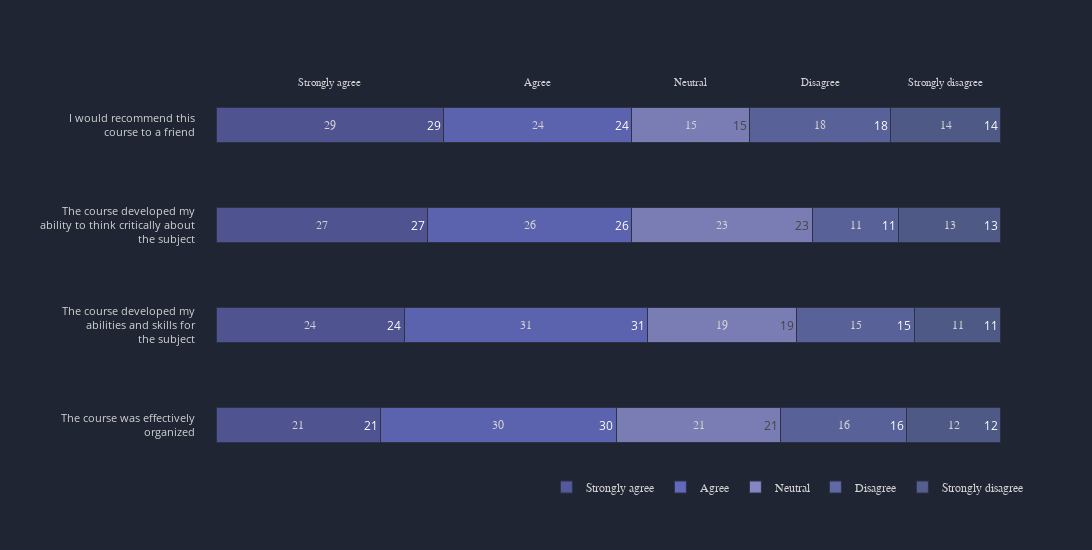

Notebook source saved alongside this figure:
### Code cell
top_labels = ['Strongly agree', 'Agree', 'Neutral', 'Disagree', 'Strongly disagree']

x_data = [[21, 30, 21, 16, 12],
          [24, 31, 19, 15, 11],
          [27, 26, 23, 11, 13],
          [29, 24, 15, 18, 14]]


y_data = ['The course was effectively<br>organized',
          'The course developed my<br>abilities and skills ' +
          'for<br>the subject', 'The course developed ' +
          'my<br>ability to think critically about<br>the subject',
          'I would recommend this<br>course to a friend']

data = pd.DataFrame(data=x_data, columns=top_labels, index=y_data)

color_palette = chart.palette(palette='standard', palette_type='light', reverse=True, start_pos=2)

layout = chart.layout(width=1200, height=550, xaxis_showticklabels=False, yaxis_ticksize=11,
                      pad=20, legend_y=-0.03, legend_x=0.4, legend_orientation='h',
                      legend_traceorder='normal', yaxis_showgrid=False, 
                      palette=color_palette)

annotations = chart.add_headings(df=data, font_size=11, orientation='h')
annotations.extend(chart.add_bar_values(df=data, font_size=12,orientation='h' ))

chart.bar(data, mode='stack', orientation='h', layout=layout, annotations=annotations, bar_width=0.35)

### Figure 1 — Plotly figure (JSON) as saved in the notebook; plotly's stock layout.template omitted (floating-point values rounded to 4 significant figures)
{"data": [{"marker": {"line": {"color": "#2C3347", "width": 1}, "opacity": 0.9}, "name": "Strongly agree", "orientation": "h", "text": [21, 24, 27, 29], "type": "bar", "width": 0.35, "x": [21, 24, 27, 29], "y": ["The course was effectively<br>organized", "The course developed my<br>abilities and skills for<br>the subject", "The course developed my<br>ability to think critically about<br>the subject", "I would recommend this<br>course to a friend"]}, {"marker": {"line": {"color": "#2C3347", "width": 1}, "opacity": 0.9}, "name": "Agree", "orientation": "h", "text": [30, 31, 26, 24], "type": "bar", "width": 0.35, "x": [30, 31, 26, 24], "y": ["The course was effectively<br>organized", "The course developed my<br>abilities and skills for<br>the subject", "The course developed my<br>ability to think critically about<br>the subject", "I would recommend this<br>course to a friend"]}, {"marker": {"line": {"color": "#2C3347", "width": 1}, "opacity": 0.9}, "name": "Neutral", "orientation": "h", "text": [21, 19, 23, 15], "type": "bar", "width": 0.35, "x": [21, 19, 23, 15], "y": ["The course was effectively<br>organized", "The course developed my<br>abilities and skills for<br>the subject", "The course developed my<br>ability to think critically about<br>the subject", "I would recommend this<br>course to a friend"]}, {"marker": {"line": {"color": "#2C3347", "width": 1}, "opacity": 0.9}, "name": "Disagree", "orientation": "h", "text": [16, 15, 11, 18], "type": "bar", "width": 0.35, "x": [16, 15, 11, 18], "y": ["The course was effectively<br>organized", "The course developed my<br>abilities and skills for<br>the subject", "The course developed my<br>ability to think critically about<br>the subject", "I would recommend this<br>course to a friend"]}, {"marker": {"line": {"color": "#2C3347", "width": 1}, "opacity": 0.9}, "name": "Strongly disagree", "orientation": "h", "text": [12, 11, 13, 14], "type": "bar", "width": 0.35, "x": [12, 11, 13, 14], "y": ["The course was effectively<br>organized", "The course developed my<br>abilities and skills for<br>the subject", "The course developed my<br>ability to think critically about<br>the subject", "I would recommend this<br>course to a friend"]}], "layout": {"annotations": [{"font": {"color": "lightgrey", "family": "sans-serif", "size": 11}, "showarrow": false, "text": "Strongly agree", "textangle": 0, "x": 14.5, "xref": "x", "y": 1, "yref": "paper"}, {"font": {"color": "lightgrey", "family": "sans-serif", "size": 11}, "showarrow": false, "text": "Agree", "textangle": 0, "x": 41, "xref": "x", "y": 1, "yref": "paper"}, {"font": {"color": "lightgrey", "family": "sans-serif", "size": 11}, "showarrow": false, "text": "Neutral", "textangle": 0, "x": 60.5, "xref": "x", "y": 1, "yref": "paper"}, {"font": {"color": "lightgrey", "family": "sans-serif", "size": 11}, "showarrow": false, "text": "Disagree", "textangle": 0, "x": 77, "xref": "x", "y": 1, "yref": "paper"}, {"font": {"color": "lightgrey", "family": "sans-serif", "size": 11}, "showarrow": false, "text": "Strongly disagree", "textangle": 0, "x": 93, "xref": "x", "y": 1, "yref": "paper"}, {"font": {"color": "lightgrey", "family": "sans-serif", "size": 12}, "showarrow": false, "text": "21", "x": 10.5, "xref": "x", "y": "The course was effectively<br>organized", "yref": "y"}, {"font": {"color": "lightgrey", "family": "sans-serif", "size": 12}, "showarrow": false, "text": "30", "x": 36, "xref": "x", "y": "The course was effectively<br>organized", "yref": "y"}, {"font": {"color": "lightgrey", "family": "sans-serif", "size": 12}, "showarrow": false, "text": "21", "x": 61.5, "xref": "x", "y": "The course was effectively<br>organized", "yref": "y"}, {"font": {"color": "lightgrey", "family": "sans-serif", "size": 12}, "showarrow": false, "text": "16", "x": 80, "xref": "x", "y": "The course was effectively<br>organized", "yref": "y"}, {"font": {"color": "lightgrey", "family": "sans-serif", "size": 12}, "showarrow": false, "text": "12", "x": 94, "xref": "x", "y": "The course was effectively<br>organized", "yref": "y"}, {"font": {"color": "lightgrey", "family": "sans-serif", "size": 12}, "showarrow": false, "text": "24", "x": 12, "xref": "x", "y": "The course developed my<br>abilities and skills for<br>the subject", "yref": "y"}, {"font": {"color": "lightgrey", "family": "sans-serif", "size": 12}, "showarrow": false, "text": "31", "x": 39.5, "xref": "x", "y": "The course developed my<br>abilities and skills for<br>the subject", "yref": "y"}, {"font": {"color": "lightgrey", "family": "sans-serif", "size": 12}, "showarrow": false, "text": "19", "x": 64.5, "xref": "x", "y": "The course developed my<br>abilities and skills for<br>the subject", "yref": "y"}, {"font": {"color": "lightgrey", "family": "sans-serif", "size": 12}, "showarrow": false, "text": "15", "x": 81.5, "xref": "x", "y": "The course developed my<br>abilities and skills for<br>the subject", "yref": "y"}, {"font": {"color": "lightgrey", "family": "sans-serif", "size": 12}, "showarrow": false, "text": "11", "x": 94.5, "xref": "x", "y": "The course developed my<br>abilities and skills for<br>the subject", "yref": "y"}, {"font": {"color": "lightgrey", "family": "sans-serif", "size": 12}, "showarrow": false, "text": "27", "x": 13.5, "xref": "x", "y": "The course developed my<br>ability to think critically about<br>the subject", "yref": "y"}, {"font": {"color": "lightgrey", "family": "sans-serif", "size": 12}, "showarrow": false, "text": "26", "x": 40, "xref": "x", "y": "The course developed my<br>ability to think critically about<br>the subject", "yref": "y"}, {"font": {"color": "lightgrey", "family": "sans-serif", "size": 12}, "showarrow": false, "text": "23", "x": 64.5, "xref": "x", "y": "The course developed my<br>ability to think critically about<br>the subject", "yref": "y"}, {"font": {"color": "lightgrey", "family": "sans-serif", "size": 12}, "showarrow": false, "text": "11", "x": 81.5, "xref": "x", "y": "The course developed my<br>ability to think critically about<br>the subject", "yref": "y"}, {"font": {"color": "lightgrey", "family": "sans-serif", "size": 12}, "showarrow": false, "text": "13", "x": 93.5, "xref": "x", "y": "The course developed my<br>ability to think critically about<br>the subject", "yref": "y"}, {"font": {"color": "lightgrey", "family": "sans-serif", "size": 12}, "showarrow": false, "text": "29", "x": 14.5, "xref": "x", "y": "I would recommend this<br>course to a friend", "yref": "y"}, {"font": {"color": "lightgrey", "family": "sans-serif", "size": 12}, "showarrow": false, "text": "24", "x": 41, "xref": "x", "y": "I would recommend this<br>course to a friend", "yref": "y"}, {"font": {"color": "lightgrey", "family": "sans-serif", "size": 12}, "showarrow": false, "text": "15", "x": 60.5, "xref": "x", "y": "I would recommend this<br>course to a friend", "yref": "y"}, {"font": {"color": "lightgrey", "family": "sans-serif", "size": 12}, "showarrow": false, "text": "18", "x": 77, "xref": "x", "y": "I would recommend this<br>course to a friend", "yref": "y"}, {"font": {"color": "lightgrey", "family": "sans-serif", "size": 12}, "showarrow": false, "text": "14", "x": 93, "xref": "x", "y": "I would recommend this<br>course to a friend", "yref": "y"}], "autosize": false, "barmode": "stack", "colorway": ["#55599b", "#6269bc", "#8387c1", "#6068a5", "#545f8e", "#54698e"], "height": 550, "legend": {"bordercolor": "#202534", "borderwidth": 0, "font": {"color": "lightgrey", "family": "sans-serif", "size": 12}, "orientation": "h", "traceorder": "normal", "x": 0.4, "xanchor": "left", "y": -0.03, "yanchor": "middle"}, "margin": {"b": 75, "l": 75, "pad": 20, "r": 50, "t": 75}, "paper_bgcolor": "#202534", "plot_bgcolor": "#202534", "title": {"font": {"color": "lightgrey", "family": "sans-serif", "size": 24}, "text": "", "x": 0.5}, "width": 1200, "xaxis": {"autorange": true, "color": "lightgrey", "dtick": 1, "gridcolor": "#343846", "gridwidth": 0.5, "showgrid": false, "showline": false, "showticklabels": false, "tickfont": {"color": "lightgrey", "size": 13}, "tickformat": "", "tickmode": "auto", "title": {"font": {"color": "lightgrey", "family": "sans-serif", "size": 18}, "text": ""}, "type": "-", "zeroline": false, "zerolinecolor": "grey"}, "yaxis": {"autorange": true, "color": "lightgrey", "dtick": 1, "gridcolor": "#343846", "gridwidth": 0.5, "showgrid": false, "showline": false, "showticklabels": true, "tickfont": {"color": "lightgrey", "size": 11}, "tickformat": "", "tickmode": "auto", "ticks": "", "title": {"font": {"color": "lightgrey", "family": "sans-serif", "size": 18}, "text": ""}, "type": "-", "zeroline": true, "zerolinecolor": "grey"}}}
